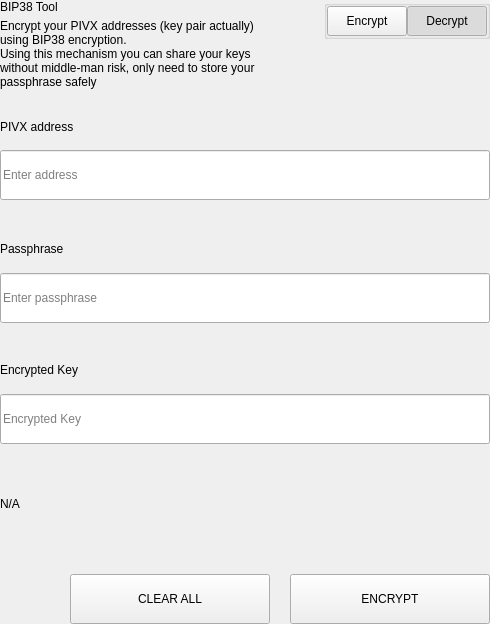
<?xml version="1.0" encoding="UTF-8"?>
<ui version="4.0">
 <class>SettingsBitToolWidget</class>
 <widget class="QWidget" name="SettingsBitToolWidget">
  <property name="geometry">
   <rect>
    <x>0</x>
    <y>0</y>
    <width>490</width>
    <height>624</height>
   </rect>
  </property>
  <property name="windowTitle">
   <string>Form</string>
  </property>
  <layout class="QVBoxLayout" name="verticalLayout">
   <property name="spacing">
    <number>0</number>
   </property>
   <property name="leftMargin">
    <number>0</number>
   </property>
   <property name="topMargin">
    <number>0</number>
   </property>
   <property name="rightMargin">
    <number>0</number>
   </property>
   <property name="bottomMargin">
    <number>0</number>
   </property>
   <item>
    <widget class="QWidget" name="left" native="true">
     <layout class="QVBoxLayout" name="verticalLayout_3">
      <property name="leftMargin">
       <number>0</number>
      </property>
      <property name="topMargin">
       <number>0</number>
      </property>
      <property name="rightMargin">
       <number>0</number>
      </property>
      <property name="bottomMargin">
       <number>0</number>
      </property>
      <item>
       <layout class="QVBoxLayout" name="verticalLayout_2">
        <property name="spacing">
         <number>0</number>
        </property>
        <item>
         <layout class="QHBoxLayout" name="horizontalLayout_3" stretch="3,1">
          <property name="spacing">
           <number>40</number>
          </property>
          <item>
           <layout class="QVBoxLayout" name="verticalLayoutTitle">
            <property name="spacing">
             <number>5</number>
            </property>
            <item>
             <widget class="QLabel" name="labelTitle">
              <property name="text">
               <string>BIP38 Tool</string>
              </property>
             </widget>
            </item>
            <item>
             <widget class="QLabel" name="labelSubtitle1">
              <property name="text">
               <string>Encrypt your PIVX addresses (key pair actually) using BIP38 encryption.
Using this mechanism you can share your keys without middle-man risk, only need to store your passphrase safely</string>
              </property>
              <property name="wordWrap">
               <bool>true</bool>
              </property>
             </widget>
            </item>
           </layout>
          </item>
          <item alignment="Qt::AlignTop">
           <widget class="QGroupBox" name="groupBox">
            <property name="title">
             <string/>
            </property>
            <property name="alignment">
             <set>Qt::AlignLeading|Qt::AlignLeft|Qt::AlignTop</set>
            </property>
            <layout class="QHBoxLayout" name="horizontalLayout_4">
             <property name="spacing">
              <number>0</number>
             </property>
             <property name="leftMargin">
              <number>0</number>
             </property>
             <property name="topMargin">
              <number>0</number>
             </property>
             <property name="rightMargin">
              <number>0</number>
             </property>
             <property name="bottomMargin">
              <number>0</number>
             </property>
             <item>
              <spacer name="horizontalSpacer">
               <property name="orientation">
                <enum>Qt::Horizontal</enum>
               </property>
               <property name="sizeHint" stdset="0">
                <size>
                 <width>40</width>
                 <height>20</height>
                </size>
               </property>
              </spacer>
             </item>
             <item>
              <widget class="QPushButton" name="pushLeft">
               <property name="minimumSize">
                <size>
                 <width>0</width>
                 <height>30</height>
                </size>
               </property>
               <property name="maximumSize">
                <size>
                 <width>300</width>
                 <height>30</height>
                </size>
               </property>
               <property name="focusPolicy">
                <enum>Qt::NoFocus</enum>
               </property>
               <property name="text">
                <string>Encrypt</string>
               </property>
               <property name="checkable">
                <bool>true</bool>
               </property>
               <property name="autoExclusive">
                <bool>true</bool>
               </property>
              </widget>
             </item>
             <item>
              <widget class="QPushButton" name="pushRight">
               <property name="minimumSize">
                <size>
                 <width>0</width>
                 <height>30</height>
                </size>
               </property>
               <property name="maximumSize">
                <size>
                 <width>300</width>
                 <height>30</height>
                </size>
               </property>
               <property name="focusPolicy">
                <enum>Qt::NoFocus</enum>
               </property>
               <property name="text">
                <string>Decrypt</string>
               </property>
               <property name="checkable">
                <bool>true</bool>
               </property>
               <property name="checked">
                <bool>true</bool>
               </property>
               <property name="autoExclusive">
                <bool>true</bool>
               </property>
              </widget>
             </item>
            </layout>
           </widget>
          </item>
         </layout>
        </item>
        <item>
         <widget class="QStackedWidget" name="stackedWidget">
          <property name="currentIndex">
           <number>1</number>
          </property>
          <widget class="QWidget" name="pageDecrypt">
           <layout class="QVBoxLayout" name="verticalLayout_5">
            <property name="spacing">
             <number>0</number>
            </property>
            <property name="leftMargin">
             <number>0</number>
            </property>
            <property name="topMargin">
             <number>0</number>
            </property>
            <property name="rightMargin">
             <number>0</number>
            </property>
            <property name="bottomMargin">
             <number>0</number>
            </property>
            <item>
             <widget class="QWidget" name="widget" native="true">
              <property name="minimumSize">
               <size>
                <width>0</width>
                <height>100</height>
               </size>
              </property>
              <layout class="QVBoxLayout" name="verticalLayout_4">
               <property name="spacing">
                <number>0</number>
               </property>
               <property name="leftMargin">
                <number>0</number>
               </property>
               <property name="topMargin">
                <number>0</number>
               </property>
               <property name="rightMargin">
                <number>0</number>
               </property>
               <property name="bottomMargin">
                <number>0</number>
               </property>
               <item>
                <spacer name="verticalSpacer_2">
                 <property name="orientation">
                  <enum>Qt::Vertical</enum>
                 </property>
                 <property name="sizeType">
                  <enum>QSizePolicy::Fixed</enum>
                 </property>
                 <property name="sizeHint" stdset="0">
                  <size>
                   <width>20</width>
                   <height>20</height>
                  </size>
                 </property>
                </spacer>
               </item>
               <item>
                <layout class="QHBoxLayout" name="horizontalLayout_6" stretch="2">
                 <property name="spacing">
                  <number>0</number>
                 </property>
                 <item>
                  <layout class="QVBoxLayout" name="verticalLayout_7">
                   <property name="spacing">
                    <number>9</number>
                   </property>
                   <item>
                    <widget class="QLabel" name="labelSubtitleKey">
                     <property name="minimumSize">
                      <size>
                       <width>0</width>
                       <height>20</height>
                      </size>
                     </property>
                     <property name="maximumSize">
                      <size>
                       <width>16777215</width>
                       <height>20</height>
                      </size>
                     </property>
                     <property name="text">
                      <string>Encrypted key</string>
                     </property>
                    </widget>
                   </item>
                   <item>
                    <widget class="QLineEdit" name="lineEditKey">
                     <property name="minimumSize">
                      <size>
                       <width>0</width>
                       <height>50</height>
                      </size>
                     </property>
                     <property name="maximumSize">
                      <size>
                       <width>16777215</width>
                       <height>50</height>
                      </size>
                     </property>
                     <property name="placeholderText">
                      <string>Enter a encrypted key</string>
                     </property>
                    </widget>
                   </item>
                  </layout>
                 </item>
                </layout>
               </item>
               <item>
                <spacer name="verticalSpacer_3">
                 <property name="orientation">
                  <enum>Qt::Vertical</enum>
                 </property>
                 <property name="sizeType">
                  <enum>QSizePolicy::Fixed</enum>
                 </property>
                 <property name="sizeHint" stdset="0">
                  <size>
                   <width>20</width>
                   <height>20</height>
                  </size>
                 </property>
                </spacer>
               </item>
               <item>
                <layout class="QVBoxLayout" name="verticalLayout_9">
                 <property name="spacing">
                  <number>9</number>
                 </property>
                 <item>
                  <widget class="QLabel" name="labelSubtitlePassphrase">
                   <property name="maximumSize">
                    <size>
                     <width>16777215</width>
                     <height>20</height>
                    </size>
                   </property>
                   <property name="text">
                    <string>Passphrase</string>
                   </property>
                  </widget>
                 </item>
                 <item>
                  <widget class="QLineEdit" name="lineEditPassphrase">
                   <property name="minimumSize">
                    <size>
                     <width>0</width>
                     <height>50</height>
                    </size>
                   </property>
                   <property name="maximumSize">
                    <size>
                     <width>16777215</width>
                     <height>50</height>
                    </size>
                   </property>
                   <property name="placeholderText">
                    <string>Enter a passphrase</string>
                   </property>
                  </widget>
                 </item>
                </layout>
               </item>
               <item>
                <spacer name="verticalSpacer_4">
                 <property name="orientation">
                  <enum>Qt::Vertical</enum>
                 </property>
                 <property name="sizeType">
                  <enum>QSizePolicy::Fixed</enum>
                 </property>
                 <property name="sizeHint" stdset="0">
                  <size>
                   <width>20</width>
                   <height>20</height>
                  </size>
                 </property>
                </spacer>
               </item>
               <item>
                <widget class="QWidget" name="widget_3" native="true">
                 <property name="sizePolicy">
                  <sizepolicy hsizetype="Preferred" vsizetype="Fixed">
                   <horstretch>0</horstretch>
                   <verstretch>0</verstretch>
                  </sizepolicy>
                 </property>
                 <layout class="QVBoxLayout" name="verticalLayout_10">
                  <property name="spacing">
                   <number>9</number>
                  </property>
                  <property name="leftMargin">
                   <number>0</number>
                  </property>
                  <property name="topMargin">
                   <number>0</number>
                  </property>
                  <property name="rightMargin">
                   <number>0</number>
                  </property>
                  <property name="bottomMargin">
                   <number>0</number>
                  </property>
                  <item>
                   <widget class="QLabel" name="labelSubtitleDecryptResult">
                    <property name="minimumSize">
                     <size>
                      <width>0</width>
                      <height>20</height>
                     </size>
                    </property>
                    <property name="maximumSize">
                     <size>
                      <width>16777215</width>
                      <height>20</height>
                     </size>
                    </property>
                    <property name="text">
                     <string>Decrypted address result</string>
                    </property>
                   </widget>
                  </item>
                  <item>
                   <widget class="QWidget" name="widget_4" native="true">
                    <layout class="QHBoxLayout" name="horizontalLayout" stretch="6,0,1">
                     <property name="spacing">
                      <number>0</number>
                     </property>
                     <property name="leftMargin">
                      <number>0</number>
                     </property>
                     <property name="topMargin">
                      <number>0</number>
                     </property>
                     <property name="rightMargin">
                      <number>0</number>
                     </property>
                     <property name="bottomMargin">
                      <number>0</number>
                     </property>
                     <item alignment="Qt::AlignVCenter">
                      <widget class="QLineEdit" name="lineEditDecryptResult">
                       <property name="minimumSize">
                        <size>
                         <width>0</width>
                         <height>50</height>
                        </size>
                       </property>
                       <property name="maximumSize">
                        <size>
                         <width>16777215</width>
                         <height>50</height>
                        </size>
                       </property>
                       <property name="placeholderText">
                        <string>Decrypted Address</string>
                       </property>
                      </widget>
                     </item>
                     <item>
                      <spacer name="horizontalSpacer_4">
                       <property name="orientation">
                        <enum>Qt::Horizontal</enum>
                       </property>
                       <property name="sizeType">
                        <enum>QSizePolicy::Fixed</enum>
                       </property>
                       <property name="sizeHint" stdset="0">
                        <size>
                         <width>20</width>
                         <height>50</height>
                        </size>
                       </property>
                      </spacer>
                     </item>
                     <item>
                      <widget class="QPushButton" name="pushButtonImport">
                       <property name="minimumSize">
                        <size>
                         <width>140</width>
                         <height>40</height>
                        </size>
                       </property>
                       <property name="text">
                        <string>Import Address</string>
                       </property>
                      </widget>
                     </item>
                    </layout>
                   </widget>
                  </item>
                 </layout>
                </widget>
               </item>
               <item>
                <widget class="QLabel" name="statusLabel_DEC">
                 <property name="maximumSize">
                  <size>
                   <width>16777215</width>
                   <height>40</height>
                  </size>
                 </property>
                 <property name="text">
                  <string/>
                 </property>
                </widget>
               </item>
               <item>
                <spacer name="verticalSpacer">
                 <property name="orientation">
                  <enum>Qt::Vertical</enum>
                 </property>
                 <property name="sizeType">
                  <enum>QSizePolicy::Preferred</enum>
                 </property>
                 <property name="sizeHint" stdset="0">
                  <size>
                   <width>20</width>
                   <height>20</height>
                  </size>
                 </property>
                </spacer>
               </item>
               <item>
                <layout class="QHBoxLayout" name="horizontalLayout_7">
                 <property name="spacing">
                  <number>0</number>
                 </property>
                 <item>
                  <spacer name="horizontalSpacer_5">
                   <property name="orientation">
                    <enum>Qt::Horizontal</enum>
                   </property>
                   <property name="sizeType">
                    <enum>QSizePolicy::Expanding</enum>
                   </property>
                   <property name="sizeHint" stdset="0">
                    <size>
                     <width>40</width>
                     <height>20</height>
                    </size>
                   </property>
                  </spacer>
                 </item>
                 <item>
                  <widget class="QPushButton" name="pushButtonDecryptClear">
                   <property name="minimumSize">
                    <size>
                     <width>200</width>
                     <height>50</height>
                    </size>
                   </property>
                   <property name="maximumSize">
                    <size>
                     <width>200</width>
                     <height>50</height>
                    </size>
                   </property>
                   <property name="text">
                    <string>CLEAR</string>
                   </property>
                  </widget>
                 </item>
                 <item>
                  <spacer name="horizontalSpacer_3">
                   <property name="orientation">
                    <enum>Qt::Horizontal</enum>
                   </property>
                   <property name="sizeType">
                    <enum>QSizePolicy::Fixed</enum>
                   </property>
                   <property name="sizeHint" stdset="0">
                    <size>
                     <width>20</width>
                     <height>20</height>
                    </size>
                   </property>
                  </spacer>
                 </item>
                 <item>
                  <widget class="QPushButton" name="pushButtonDecrypt">
                   <property name="minimumSize">
                    <size>
                     <width>200</width>
                     <height>50</height>
                    </size>
                   </property>
                   <property name="maximumSize">
                    <size>
                     <width>200</width>
                     <height>50</height>
                    </size>
                   </property>
                   <property name="text">
                    <string>DECRYPT KEY</string>
                   </property>
                  </widget>
                 </item>
                </layout>
               </item>
              </layout>
             </widget>
            </item>
           </layout>
          </widget>
          <widget class="QWidget" name="pageEncrypt">
           <layout class="QVBoxLayout" name="verticalLayout_11">
            <property name="spacing">
             <number>0</number>
            </property>
            <property name="leftMargin">
             <number>0</number>
            </property>
            <property name="topMargin">
             <number>0</number>
            </property>
            <property name="rightMargin">
             <number>0</number>
            </property>
            <property name="bottomMargin">
             <number>0</number>
            </property>
            <item>
             <spacer name="verticalSpacer_8">
              <property name="orientation">
               <enum>Qt::Vertical</enum>
              </property>
              <property name="sizeType">
               <enum>QSizePolicy::Fixed</enum>
              </property>
              <property name="sizeHint" stdset="0">
               <size>
                <width>20</width>
                <height>20</height>
               </size>
              </property>
             </spacer>
            </item>
            <item>
             <widget class="QWidget" name="containerAddressEnc" native="true">
              <layout class="QVBoxLayout" name="containerAddressEncLayout">
               <property name="spacing">
                <number>5</number>
               </property>
               <property name="leftMargin">
                <number>0</number>
               </property>
               <property name="topMargin">
                <number>0</number>
               </property>
               <property name="rightMargin">
                <number>0</number>
               </property>
               <property name="bottomMargin">
                <number>0</number>
               </property>
               <item>
                <widget class="QLabel" name="labelSubtitleAddress">
                 <property name="minimumSize">
                  <size>
                   <width>0</width>
                   <height>20</height>
                  </size>
                 </property>
                 <property name="maximumSize">
                  <size>
                   <width>16777215</width>
                   <height>20</height>
                  </size>
                 </property>
                 <property name="text">
                  <string>PIVX address</string>
                 </property>
                </widget>
               </item>
               <item>
                <widget class="QLineEdit" name="addressIn_ENC">
                 <property name="minimumSize">
                  <size>
                   <width>0</width>
                   <height>50</height>
                  </size>
                 </property>
                 <property name="placeholderText">
                  <string>Enter address</string>
                 </property>
                </widget>
               </item>
              </layout>
             </widget>
            </item>
            <item>
             <spacer name="verticalSpacer_6">
              <property name="orientation">
               <enum>Qt::Vertical</enum>
              </property>
              <property name="sizeType">
               <enum>QSizePolicy::Fixed</enum>
              </property>
              <property name="sizeHint" stdset="0">
               <size>
                <width>20</width>
                <height>20</height>
               </size>
              </property>
             </spacer>
            </item>
            <item>
             <widget class="QWidget" name="containerAddress" native="true">
              <layout class="QHBoxLayout" name="horizontalLayout_9" stretch="2">
               <property name="spacing">
                <number>0</number>
               </property>
               <property name="leftMargin">
                <number>0</number>
               </property>
               <property name="topMargin">
                <number>0</number>
               </property>
               <property name="rightMargin">
                <number>0</number>
               </property>
               <property name="bottomMargin">
                <number>0</number>
               </property>
               <item>
                <layout class="QVBoxLayout" name="verticalLayout_8">
                 <property name="spacing">
                  <number>5</number>
                 </property>
                 <item>
                  <widget class="QLabel" name="labelSubtitleMessage">
                   <property name="minimumSize">
                    <size>
                     <width>0</width>
                     <height>20</height>
                    </size>
                   </property>
                   <property name="maximumSize">
                    <size>
                     <width>16777215</width>
                     <height>20</height>
                    </size>
                   </property>
                   <property name="text">
                    <string>Passphrase</string>
                   </property>
                  </widget>
                 </item>
                 <item>
                  <widget class="QLineEdit" name="passphraseIn_ENC">
                   <property name="minimumSize">
                    <size>
                     <width>0</width>
                     <height>50</height>
                    </size>
                   </property>
                   <property name="maximumSize">
                    <size>
                     <width>16777215</width>
                     <height>50</height>
                    </size>
                   </property>
                   <property name="placeholderText">
                    <string>Enter passphrase</string>
                   </property>
                  </widget>
                 </item>
                </layout>
               </item>
              </layout>
             </widget>
            </item>
            <item>
             <spacer name="verticalSpacer_7">
              <property name="orientation">
               <enum>Qt::Vertical</enum>
              </property>
              <property name="sizeType">
               <enum>QSizePolicy::Fixed</enum>
              </property>
              <property name="sizeHint" stdset="0">
               <size>
                <width>20</width>
                <height>20</height>
               </size>
              </property>
             </spacer>
            </item>
            <item>
             <widget class="QWidget" name="widget_2" native="true">
              <property name="minimumSize">
               <size>
                <width>0</width>
                <height>75</height>
               </size>
              </property>
              <property name="maximumSize">
               <size>
                <width>16777215</width>
                <height>16777215</height>
               </size>
              </property>
              <layout class="QVBoxLayout" name="verticalLayout_6">
               <property name="leftMargin">
                <number>0</number>
               </property>
               <property name="topMargin">
                <number>0</number>
               </property>
               <property name="rightMargin">
                <number>0</number>
               </property>
               <property name="bottomMargin">
                <number>0</number>
               </property>
               <item>
                <widget class="QLabel" name="labelSubtitleEncryptedKey">
                 <property name="minimumSize">
                  <size>
                   <width>0</width>
                   <height>20</height>
                  </size>
                 </property>
                 <property name="maximumSize">
                  <size>
                   <width>16777215</width>
                   <height>20</height>
                  </size>
                 </property>
                 <property name="text">
                  <string>Encrypted Key</string>
                 </property>
                </widget>
               </item>
               <item>
                <widget class="QLineEdit" name="encryptedKeyOut_ENC">
                 <property name="minimumSize">
                  <size>
                   <width>0</width>
                   <height>50</height>
                  </size>
                 </property>
                 <property name="placeholderText">
                  <string>Encrypted Key</string>
                 </property>
                </widget>
               </item>
              </layout>
             </widget>
            </item>
            <item>
             <widget class="QLabel" name="statusLabel_ENC">
              <property name="text">
               <string notr="true">N/A</string>
              </property>
             </widget>
            </item>
            <item>
             <spacer name="verticalSpacer_5">
              <property name="orientation">
               <enum>Qt::Vertical</enum>
              </property>
              <property name="sizeType">
               <enum>QSizePolicy::Fixed</enum>
              </property>
              <property name="sizeHint" stdset="0">
               <size>
                <width>20</width>
                <height>20</height>
               </size>
              </property>
             </spacer>
            </item>
            <item>
             <layout class="QHBoxLayout" name="horizontalLayout_8">
              <property name="spacing">
               <number>0</number>
              </property>
              <item>
               <spacer name="horizontalSpacer_6">
                <property name="orientation">
                 <enum>Qt::Horizontal</enum>
                </property>
                <property name="sizeType">
                 <enum>QSizePolicy::Expanding</enum>
                </property>
                <property name="sizeHint" stdset="0">
                 <size>
                  <width>40</width>
                  <height>20</height>
                 </size>
                </property>
               </spacer>
              </item>
              <item>
               <widget class="QPushButton" name="pushButtonClear">
                <property name="minimumSize">
                 <size>
                  <width>200</width>
                  <height>50</height>
                 </size>
                </property>
                <property name="focusPolicy">
                 <enum>Qt::NoFocus</enum>
                </property>
                <property name="text">
                 <string>CLEAR ALL</string>
                </property>
               </widget>
              </item>
              <item>
               <spacer name="horizontalSpacer_2">
                <property name="orientation">
                 <enum>Qt::Horizontal</enum>
                </property>
                <property name="sizeType">
                 <enum>QSizePolicy::Fixed</enum>
                </property>
                <property name="sizeHint" stdset="0">
                 <size>
                  <width>20</width>
                  <height>20</height>
                 </size>
                </property>
               </spacer>
              </item>
              <item>
               <widget class="QPushButton" name="pushButtonEncrypt">
                <property name="minimumSize">
                 <size>
                  <width>200</width>
                  <height>50</height>
                 </size>
                </property>
                <property name="maximumSize">
                 <size>
                  <width>200</width>
                  <height>50</height>
                 </size>
                </property>
                <property name="focusPolicy">
                 <enum>Qt::NoFocus</enum>
                </property>
                <property name="text">
                 <string>ENCRYPT</string>
                </property>
               </widget>
              </item>
             </layout>
            </item>
           </layout>
          </widget>
         </widget>
        </item>
       </layout>
      </item>
     </layout>
    </widget>
   </item>
  </layout>
 </widget>
 <resources/>
 <connections/>
</ui>
